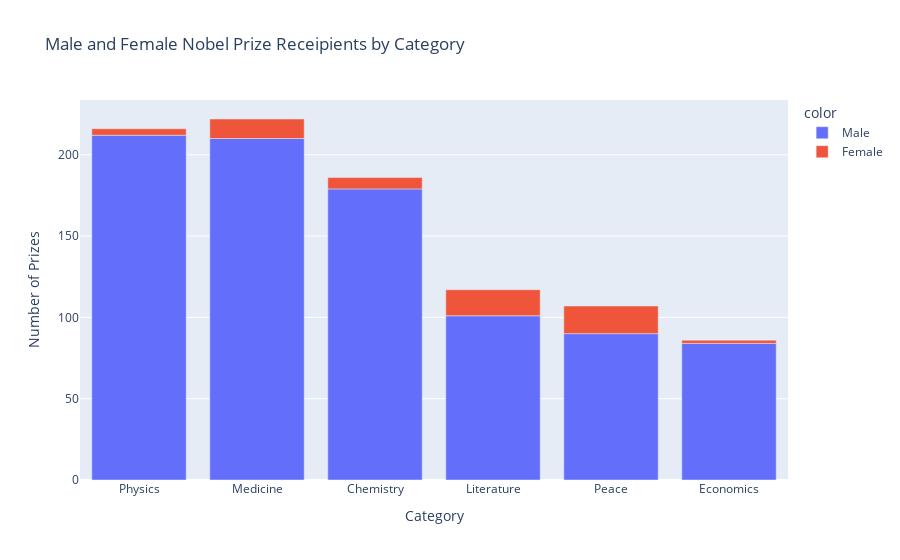

Notebook source saved alongside this figure:
### Markdown cell above
# Male and Female Winners by Category

**Challenge**: Create a [plotly bar chart](https://plotly.com/python/bar-charts/) that shows the split between men and women by category. 
* Hover over the bar chart. How many prizes went to women in Literature compared to Physics?

<img src=https://i.imgur.com/od8TfOp.png width=650>

### Code cell
sex_counts_by_category = df_data.groupby(['category', 'sex'],
                                         as_index=False).agg(
                                             {'prize': pd.Series.count}
                                         )

sex_counts_by_category.sort_values('prize', ascending=False, inplace=True)

fig = px.bar(x = sex_counts_by_category.category,
             y = sex_counts_by_category.prize,
             color = sex_counts_by_category.sex,
             title = 'Male and Female Nobel Prize Receipients by Category')

fig.update_layout(xaxis_title = 'Category',
                  yaxis_title = 'Number of Prizes')

fig.show()

### Figure 1 — Plotly figure (JSON) as saved in the notebook; plotly's stock layout.template omitted (floating-point values rounded to 4 significant figures)
{"data": [{"alignmentgroup": "True", "hovertemplate": "color=Male<br>x=%{x}<br>y=%{y}<extra></extra>", "legendgroup": "Male", "marker": {"color": "#636efa", "pattern": {"shape": ""}}, "name": "Male", "offsetgroup": "Male", "orientation": "v", "showlegend": true, "textposition": "auto", "type": "bar", "x": ["Physics", "Medicine", "Chemistry", "Literature", "Peace", "Economics"], "xaxis": "x", "y": [212, 210, 179, 101, 90, 84], "yaxis": "y"}, {"alignmentgroup": "True", "hovertemplate": "color=Female<br>x=%{x}<br>y=%{y}<extra></extra>", "legendgroup": "Female", "marker": {"color": "#EF553B", "pattern": {"shape": ""}}, "name": "Female", "offsetgroup": "Female", "orientation": "v", "showlegend": true, "textposition": "auto", "type": "bar", "x": ["Peace", "Literature", "Medicine", "Chemistry", "Physics", "Economics"], "xaxis": "x", "y": [17, 16, 12, 7, 4, 2], "yaxis": "y"}], "layout": {"barmode": "relative", "legend": {"title": {"text": "color"}, "tracegroupgap": 0}, "title": {"text": "Male and Female Nobel Prize Receipients by Category"}, "xaxis": {"anchor": "y", "domain": [0, 1], "title": {"text": "Category"}}, "yaxis": {"anchor": "x", "domain": [0, 1], "title": {"text": "Number of Prizes"}}}}
